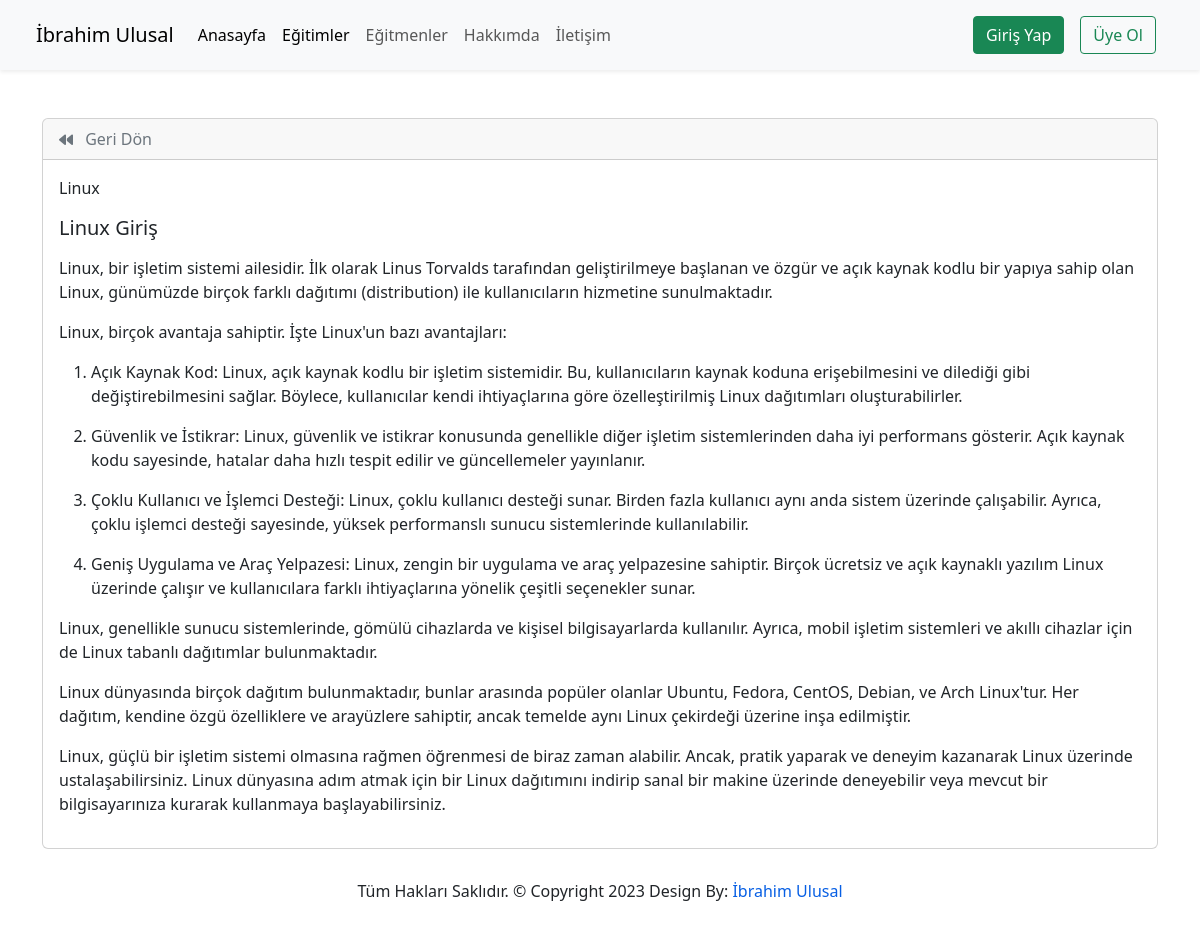
The app's page /courses/15 with its own data.
### courses/Models/CourseData.py (models this page shows, shortened)
class CourseData(models.Model):
    name = models.ForeignKey(CourseName,on_delete=models.CASCADE)
    title = models.CharField(max_length=50)
    description = RichTextUploadingField()
    date = models.DateTimeField(auto_now_add=True)
    slug = models.SlugField(unique=True,editable=False)
    isShowhome = models.BooleanField(blank=True,null=True)

### courses/Models/CourseName.py (models this page shows, shortened)
class CourseName(models.Model):
    courseName = models.CharField(max_length=50)
    date = models.DateTimeField(auto_now_add=True)
    slug = models.SlugField(unique=True,editable=False)

### courses/views.py (the view)
# urls.py: path('<int:id>',course_data_details,name = 'course-data-details'),
def course_data_details(request,id):
    context = CourseData.objects.get(id = id)
    return render(request,'courseAppFiles/course_data_details.html',context= {
        'data':context,
    })

### templates/courseAppFiles/course_data_details.html (shortened to what this page needs)
{% extends 'partials/_base.html' %}
{% load static %}
{% block content %}
<div class="container mt-5">
    <div class="row">
        <div class="col-sm-12">
            <div class="card">
                <p class="card-header">
                    <a href="{% url 'home' %}" class="  text-secondary text-decoration-none"><i class="fa-solid fa-backward me-2 small"></i> Geri Dön</a>
                </p>
                <div class="card-body">
                    <a class="card-title text-decoration-none text-dark" href="{% url 'courses' %}">
                        {{ data.name.courseName|title }}
                    </a>
                <h5 class="card-title">{{ data.title|title }}</h5>
                <p class="card-text text-dark">{{ data.description|safe }}</p>
                </div>
            </div>
        </div>
    </div>
</div>
{% endblock %}

### static/css/style.css (style rules this page uses)
* { margin:0; padding:0; }
:root { --main-color : rgb(27,31,36); --text-color : rgb(255,255,255); --primary-color: rgb(7,95,228); --dark-color : rgb(35,43,53); --default-text-color : rgb(0,0,0); --yellow : rgb(245,223,78); }
html { scroll-behavior: smooth; }
body { font-size: 16px; font-family: 'Poppins',sans-serif; font-weight: normal; font-style: normal; color: var(--default-text-color); }

### records on screen
CourseData: name.courseName "Linux", title "Linux Giriş", description "Linux, bir işletim sistemi ailesidir. İlk olarak Linus Torvalds tarafından geliştirilmeye başlanan ve özgür ve açık kaynak kodlu bir yapıya sahip olan Linux, günümüzde birçok farklı dağıtımı (distribution) ile kullanıcıların hizmetine sunulmaktadır. Linux, birçok avantaja sahiptir. İşte Linux'un bazı avantajları: Açık Kaynak Kod: Linux, açık kaynak kodlu bir işletim sistemidir. Bu, kullanıcıların kaynak koduna erişebilmesini ve dilediği gibi değiştirebilmesini sağlar. Böylece, kullanıcılar kendi ihtiyaçlarına göre özelleştirilmiş Linux dağıtımları oluşturabilirler. Güvenlik ve İstikrar: Linux, güvenlik ve istikrar konusunda genellikle diğer işletim sistemlerinden daha iyi performans…"
